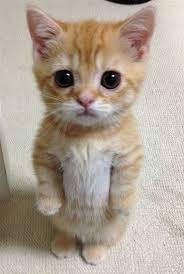
#> input picture PRACTICA1/imgp1/miguel.jpg, 184 x 274 px
$ python normalizacion.py
#> lines starting #> are read from the running program, lines starting #| are printed output that depends on the picture
import cv2 as cv
import numpy as np

# Carga la imagen en blanco y negro
imagen = cv.imread('imgp1/miguel.jpg', cv.IMREAD_GRAYSCALE)
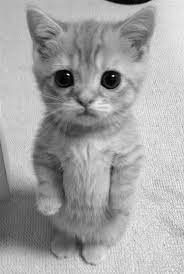
#> imagen: shape (274, 184); min 0, max 255, mean 164.1

# Verifica que la imagen se haya cargado correctamente
if imagen is None:
    print("No se pudo cargar la imagen.")
else:
    # Convierte la imagen a punto flotante (tipo float32)
    imagen_normalizada = imagen.astype(np.float32) / 255.0

    # Ahora 'imagen_normalizada' contiene la imagen normalizada con valores en [0, 1]

    # Guarda la imagen normalizada en punto flotante
    cv.imwrite('imgp1/imagen_normalizada.png', (imagen_normalizada * 255).astype(np.uint8))

    # Puedes mostrar la imagen normalizada si lo deseas
    cv.imshow('Imagen Normalizada', imagen_normalizada)
    cv.waitKey(0)
    cv.destroyAllWindows()
